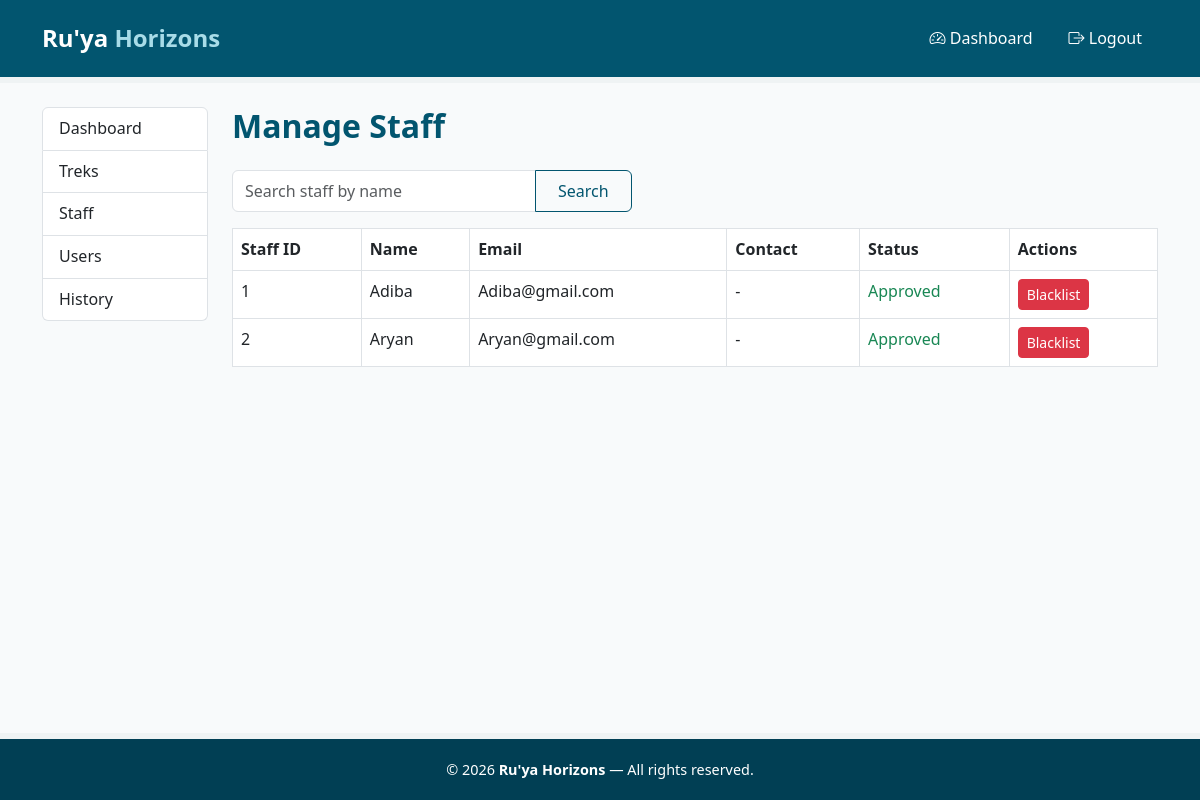
/admin/staff (signed in), run on an earlier commit of the app's database.
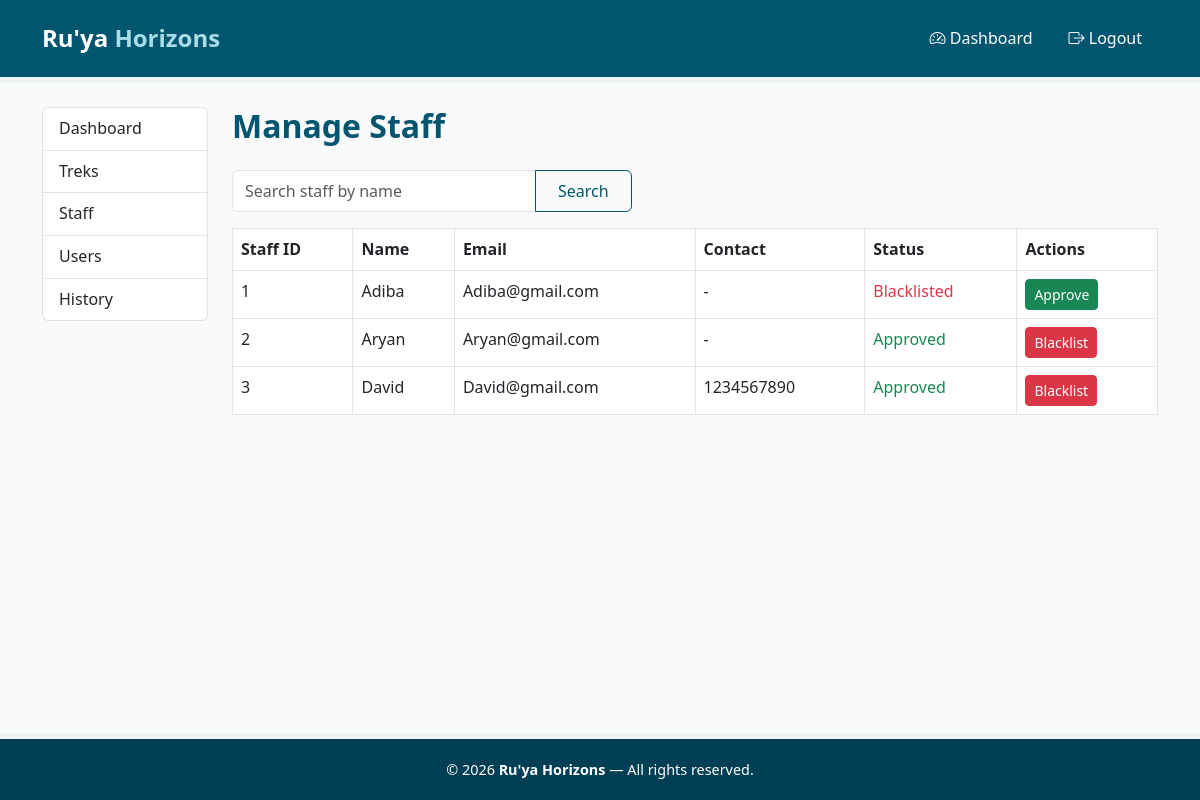
And on a later commit of the database.
### models.py (models this page shows)
class Staff(db.Model):
    __tablename__ = 'staff'
    id = db.Column(db.Integer, primary_key=True)
    user_id = db.Column(db.Integer, db.ForeignKey('user.id'), nullable=False)
    contact = db.Column(db.String(100), nullable=True)
    status = db.Column(db.String(20), default='pending')  # pending, approved, blacklisted
    user = db.relationship('User', backref='staff_profile')
    treks = db.relationship('Trek', backref='staff', lazy=True)

class User(db.Model, UserMixin):
    __tablename__ = 'user'
    id = db.Column(db.Integer, primary_key=True)
    username = db.Column(db.String(150), unique=True, nullable=False)
    email = db.Column(db.String(150), unique=True, nullable=False)
    password = db.Column(db.String(256), nullable=False)
    role = db.Column(db.String(50), nullable=False, default='trekker')  # 'admin' or 'user' or 'trek_staff'
    is_active = db.Column(db.Boolean, default=True) # active or inactive
    created_at = db.Column(db.DateTime, default=datetime.utcnow)
    bookings = db.relationship('Booking', backref='user', lazy=True)

### app.py (the view)
@app.route('/admin/staff')
@login_required
def admin_staff():
    if current_user.role != 'admin':
        return "Access denied: Admins only", 403
    search_query = request.args.get('q', '')
    if search_query:
        staff_list = Staff.query.join(User).filter(User.username.ilike(f'%{search_query}%')).all()
    else:
        staff_list = Staff.query.all()
    return render_template('admin_manage_staff.html', staff_list=staff_list, search_query=search_query)

### app.py (called while the page is built)
@login_manager.user_loader
def load_user(user_id):
    return User.query.get(int(user_id))

### templates/admin_manage_staff.html (shortened to what this page needs)
{% extends "base.html" %}
{% block content %}
<div class="container my-4">
    <div class="row">
        {% include "admin_sidebar.html" %}
        <div class="col-md-9 col-lg-10">
            <h2 class="page-heading mb-4">Manage Staff</h2>
            <form method="GET" action="{{ url_for('admin_staff') }}" class="mb-3">
                <div class="input-group" style="max-width: 400px;">
                    <input type="text" name="q" class="form-control" placeholder="Search staff by name"
                        value="{{ search_query or '' }}">
                    <button type="submit" class="btn btn-outline-primary">Search</button>
                </div>
            </form>
            <table class="table table-bordered table-hover">
                <thead>
                    <tr>
                        <th>Staff ID</th>
                        <th>Name</th>
                        <th>Email</th>
                        <th>Contact</th>
                        <th>Status</th>
                        <th>Actions</th>
                    </tr>
                </thead>
                <tbody>
                    {% for staff in staff_list %}
                    <tr>
                        <td>{{ staff.id }}</td>
                        <td>{{ staff.user.username }}</td>
                        <td>{{ staff.user.email }}</td>
                        <td>{{ staff.contact or '-' }}</td>
                        <td>
                            {% if staff.status == 'approved' %}
                            <span class="text-success">Approved</span>
                            {% elif staff.status == 'blacklisted' %}
                            <span class="text-danger">Blacklisted</span>
                            {% else %}
                            <span>Pending</span>
                            {% endif %}
                        </td>
                        <td>
                            {% if staff.status == 'approved' %}
                            <a href="{{ url_for('admin_blacklist_staff', staff_id=staff.id) }}"
                                class="btn btn-sm btn-danger">Blacklist</a>
                            {% else %}
                            <a href="{{ url_for('admin_approve_staff', staff_id=staff.id) }}"
                                class="btn btn-sm btn-success">Approve</a>
                            {% endif %}
                        </td>
                    </tr>
                    {% else %}
                    <tr>
                        <td colspan="6" class="text-center text-muted">No staff found.</td>
                    </tr>
                    {% endfor %}
                </tbody>
            </table>
        </div>
    </div>
</div>
{% endblock %}

What changed in the data, as far as the page shows it:
changed Staff "Adiba": status "Approved Blacklist" → "Blacklisted Approve"
added Staff: id "3", user.username "David", user.email "David@gmail.com", contact "1234567890", status "Approved"
